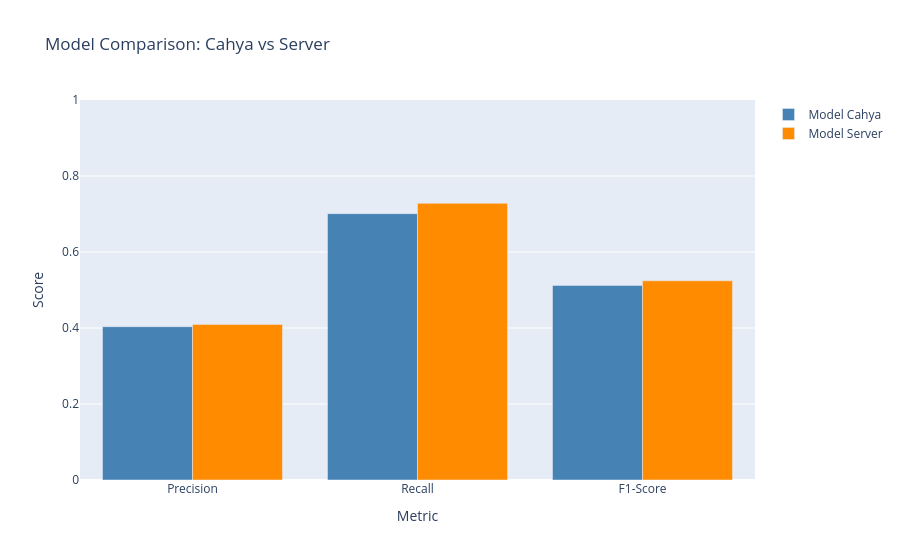

Notebook code for this chart:
### Markdown cell above
## Comparison Visualization

### Code cell
fig = go.Figure(data=[
    go.Bar(name='Model Cahya', x=['Precision', 'Recall', 'F1-Score'],
           y=[cahya_precision, cahya_recall, cahya_f1], marker_color='steelblue'),
    go.Bar(name='Model Server', x=['Precision', 'Recall', 'F1-Score'],
           y=[server_precision, server_recall, server_f1], marker_color='darkorange')
])

fig.update_layout(
    title='Model Comparison: Cahya vs Server',
    xaxis_title='Metric',
    yaxis_title='Score',
    barmode='group',
    yaxis=dict(range=[0, 1])
)

fig.show()

### Figure 1 — Plotly figure (JSON) as saved in the notebook; plotly's stock layout.template omitted (floating-point values rounded to 4 significant figures)
{"data": [{"marker": {"color": "steelblue"}, "name": "Model Cahya", "type": "bar", "x": ["Precision", "Recall", "F1-Score"], "y": [0.4035, 0.7009, 0.5121]}, {"marker": {"color": "darkorange"}, "name": "Model Server", "type": "bar", "x": ["Precision", "Recall", "F1-Score"], "y": [0.4095, 0.7281, 0.5242]}], "layout": {"barmode": "group", "title": {"text": "Model Comparison: Cahya vs Server"}, "xaxis": {"title": {"text": "Metric"}}, "yaxis": {"range": [0, 1], "title": {"text": "Score"}}}}
